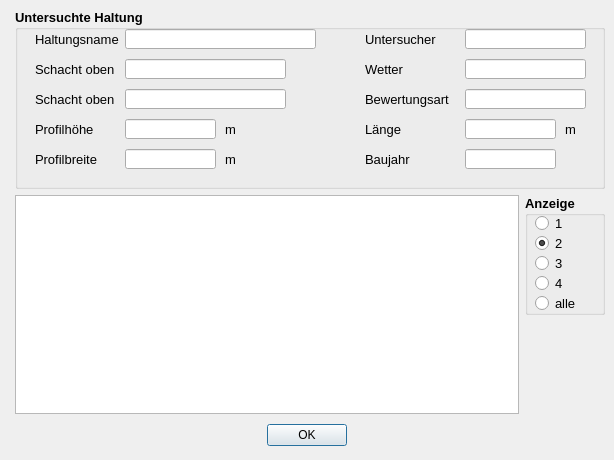
<?xml version="1.0" encoding="UTF-8"?>
<ui version="4.0">
 <class>DemoDialog</class>
 <widget class="QDialog" name="DemoDialog">
  <property name="geometry">
   <rect>
    <x>0</x>
    <y>0</y>
    <width>614</width>
    <height>460</height>
   </rect>
  </property>
  <property name="windowTitle">
   <string>Inspektionsdaten zur untersuchten Haltung</string>
  </property>
  <layout class="QGridLayout">
   <property name="leftMargin">
    <number>9</number>
   </property>
   <property name="topMargin">
    <number>9</number>
   </property>
   <property name="rightMargin">
    <number>9</number>
   </property>
   <property name="bottomMargin">
    <number>9</number>
   </property>
   <property name="spacing">
    <number>6</number>
   </property>
   <item row="2" column="2">
    <spacer>
     <property name="orientation">
      <enum>Qt::Vertical</enum>
     </property>
     <property name="sizeHint" stdset="0">
      <size>
       <width>20</width>
       <height>40</height>
      </size>
     </property>
    </spacer>
   </item>
   <item row="1" column="1" rowspan="2">
    <widget class="QTableWidget" name="tw_schadenstabelle"/>
   </item>
   <item row="1" column="2">
    <widget class="QGroupBox" name="groupBox">
     <property name="sizePolicy">
      <sizepolicy hsizetype="Minimum" vsizetype="Minimum">
       <horstretch>0</horstretch>
       <verstretch>0</verstretch>
      </sizepolicy>
     </property>
     <property name="minimumSize">
      <size>
       <width>0</width>
       <height>120</height>
      </size>
     </property>
     <property name="font">
      <font>
       <pointsize>10</pointsize>
       <weight>75</weight>
       <bold>true</bold>
      </font>
     </property>
     <property name="toolTip">
      <string>&lt;html&gt;&lt;head/&gt;&lt;body&gt;&lt;p&gt;Anzahl der angezeigten Inspektionen&lt;/p&gt;&lt;/body&gt;&lt;/html&gt;</string>
     </property>
     <property name="statusTip">
      <string>Anzahl der angezeigten Inspektionen</string>
     </property>
     <property name="title">
      <string>Anzeige</string>
     </property>
     <widget class="QRadioButton" name="rb_show_1">
      <property name="geometry">
       <rect>
        <x>10</x>
        <y>20</y>
        <width>41</width>
        <height>17</height>
       </rect>
      </property>
      <property name="font">
       <font>
        <pointsize>10</pointsize>
        <weight>50</weight>
        <bold>false</bold>
       </font>
      </property>
      <property name="toolTip">
       <string>&lt;html&gt;&lt;head/&gt;&lt;body&gt;&lt;p&gt;Nur die aktuellste Inspektion anzeigen&lt;/p&gt;&lt;/body&gt;&lt;/html&gt;</string>
      </property>
      <property name="statusTip">
       <string>Nur die aktuellste Inspektion anzeigen</string>
      </property>
      <property name="text">
       <string>1</string>
      </property>
     </widget>
     <widget class="QRadioButton" name="rb_show_2">
      <property name="geometry">
       <rect>
        <x>10</x>
        <y>40</y>
        <width>41</width>
        <height>17</height>
       </rect>
      </property>
      <property name="font">
       <font>
        <pointsize>10</pointsize>
        <weight>50</weight>
        <bold>false</bold>
       </font>
      </property>
      <property name="toolTip">
       <string>&lt;html&gt;&lt;head/&gt;&lt;body&gt;&lt;p&gt;Die letzten 2 Inspektion anzeigen&lt;/p&gt;&lt;/body&gt;&lt;/html&gt;</string>
      </property>
      <property name="statusTip">
       <string>Die letzten 2 Inspektion anzeigen</string>
      </property>
      <property name="text">
       <string>2</string>
      </property>
      <property name="checked">
       <bool>true</bool>
      </property>
     </widget>
     <widget class="QRadioButton" name="rb_show_3">
      <property name="geometry">
       <rect>
        <x>10</x>
        <y>60</y>
        <width>41</width>
        <height>17</height>
       </rect>
      </property>
      <property name="font">
       <font>
        <pointsize>10</pointsize>
        <weight>50</weight>
        <bold>false</bold>
       </font>
      </property>
      <property name="toolTip">
       <string>&lt;html&gt;&lt;head/&gt;&lt;body&gt;&lt;p&gt;Die letzten 3 Inspektion anzeigen&lt;/p&gt;&lt;/body&gt;&lt;/html&gt;</string>
      </property>
      <property name="statusTip">
       <string>Die letzten 3 Inspektion anzeigen</string>
      </property>
      <property name="text">
       <string>3</string>
      </property>
     </widget>
     <widget class="QRadioButton" name="rb_show_4">
      <property name="geometry">
       <rect>
        <x>10</x>
        <y>80</y>
        <width>41</width>
        <height>17</height>
       </rect>
      </property>
      <property name="font">
       <font>
        <pointsize>10</pointsize>
        <weight>50</weight>
        <bold>false</bold>
       </font>
      </property>
      <property name="toolTip">
       <string>&lt;html&gt;&lt;head/&gt;&lt;body&gt;&lt;p&gt;Die letzten 4 Inspektion anzeigen&lt;/p&gt;&lt;/body&gt;&lt;/html&gt;</string>
      </property>
      <property name="statusTip">
       <string>Die letzten 4 Inspektion anzeigen</string>
      </property>
      <property name="text">
       <string>4</string>
      </property>
     </widget>
     <widget class="QRadioButton" name="rb_show_all">
      <property name="geometry">
       <rect>
        <x>10</x>
        <y>100</y>
        <width>41</width>
        <height>17</height>
       </rect>
      </property>
      <property name="font">
       <font>
        <pointsize>10</pointsize>
        <weight>50</weight>
        <bold>false</bold>
       </font>
      </property>
      <property name="toolTip">
       <string>&lt;html&gt;&lt;head/&gt;&lt;body&gt;&lt;p&gt;Alle Inspektion anzeigen&lt;/p&gt;&lt;/body&gt;&lt;/html&gt;</string>
      </property>
      <property name="statusTip">
       <string>Alle Inspektion anzeigen</string>
      </property>
      <property name="text">
       <string>alle</string>
      </property>
     </widget>
    </widget>
   </item>
   <item row="4" column="0" colspan="3">
    <layout class="QHBoxLayout">
     <property name="spacing">
      <number>6</number>
     </property>
     <property name="leftMargin">
      <number>0</number>
     </property>
     <property name="topMargin">
      <number>0</number>
     </property>
     <property name="rightMargin">
      <number>0</number>
     </property>
     <property name="bottomMargin">
      <number>0</number>
     </property>
     <item>
      <spacer>
       <property name="orientation">
        <enum>Qt::Horizontal</enum>
       </property>
       <property name="sizeHint" stdset="0">
        <size>
         <width>131</width>
         <height>31</height>
        </size>
       </property>
      </spacer>
     </item>
     <item>
      <widget class="QPushButton" name="okButton">
       <property name="text">
        <string>OK</string>
       </property>
      </widget>
     </item>
     <item>
      <spacer name="horizontalSpacer">
       <property name="orientation">
        <enum>Qt::Horizontal</enum>
       </property>
       <property name="sizeHint" stdset="0">
        <size>
         <width>40</width>
         <height>20</height>
        </size>
       </property>
      </spacer>
     </item>
    </layout>
   </item>
   <item row="0" column="1" colspan="2">
    <widget class="QGroupBox" name="groupBox_2">
     <property name="minimumSize">
      <size>
       <width>590</width>
       <height>180</height>
      </size>
     </property>
     <property name="font">
      <font>
       <family>Tahoma</family>
       <pointsize>10</pointsize>
       <weight>75</weight>
       <bold>true</bold>
      </font>
     </property>
     <property name="title">
      <string>Untersuchte Haltung</string>
     </property>
     <widget class="QLineEdit" name="haltnam">
      <property name="geometry">
       <rect>
        <x>110</x>
        <y>20</y>
        <width>191</width>
        <height>20</height>
       </rect>
      </property>
      <property name="font">
       <font>
        <family>Tahoma</family>
        <pointsize>10</pointsize>
        <weight>75</weight>
        <bold>true</bold>
       </font>
      </property>
      <property name="toolTip">
       <string>&lt;html&gt;&lt;head/&gt;&lt;body&gt;&lt;p&gt;Eindeutiger Haltungsname&lt;/p&gt;&lt;/body&gt;&lt;/html&gt;</string>
      </property>
      <property name="statusTip">
       <string>Eindeutiger Haltungsname</string>
      </property>
     </widget>
     <widget class="QLabel" name="label">
      <property name="geometry">
       <rect>
        <x>20</x>
        <y>20</y>
        <width>131</width>
        <height>21</height>
       </rect>
      </property>
      <property name="font">
       <font>
        <family>Tahoma</family>
        <pointsize>10</pointsize>
        <weight>50</weight>
        <bold>false</bold>
       </font>
      </property>
      <property name="text">
       <string>Haltungsname</string>
      </property>
     </widget>
     <widget class="QLabel" name="label_3">
      <property name="geometry">
       <rect>
        <x>20</x>
        <y>50</y>
        <width>91</width>
        <height>21</height>
       </rect>
      </property>
      <property name="font">
       <font>
        <family>Tahoma</family>
        <pointsize>10</pointsize>
        <weight>50</weight>
        <bold>false</bold>
       </font>
      </property>
      <property name="text">
       <string>Schacht oben</string>
      </property>
     </widget>
     <widget class="QLineEdit" name="schoben">
      <property name="geometry">
       <rect>
        <x>110</x>
        <y>50</y>
        <width>161</width>
        <height>20</height>
       </rect>
      </property>
      <property name="font">
       <font>
        <family>Tahoma</family>
        <pointsize>10</pointsize>
        <weight>75</weight>
        <bold>true</bold>
       </font>
      </property>
      <property name="toolTip">
       <string>&lt;html&gt;&lt;head/&gt;&lt;body&gt;&lt;p&gt;Name des oberen Schachts&lt;/p&gt;&lt;/body&gt;&lt;/html&gt;</string>
      </property>
      <property name="statusTip">
       <string>Name des oberen Schachts</string>
      </property>
     </widget>
     <widget class="QLineEdit" name="schunten">
      <property name="geometry">
       <rect>
        <x>110</x>
        <y>80</y>
        <width>161</width>
        <height>20</height>
       </rect>
      </property>
      <property name="font">
       <font>
        <family>Tahoma</family>
        <pointsize>10</pointsize>
        <weight>75</weight>
        <bold>true</bold>
       </font>
      </property>
      <property name="toolTip">
       <string>&lt;html&gt;&lt;head/&gt;&lt;body&gt;&lt;p&gt;Name des oberen Schachts&lt;/p&gt;&lt;/body&gt;&lt;/html&gt;</string>
      </property>
      <property name="statusTip">
       <string>Name des oberen Schachts</string>
      </property>
     </widget>
     <widget class="QLabel" name="label_4">
      <property name="geometry">
       <rect>
        <x>20</x>
        <y>80</y>
        <width>91</width>
        <height>21</height>
       </rect>
      </property>
      <property name="font">
       <font>
        <family>Tahoma</family>
        <pointsize>10</pointsize>
        <weight>50</weight>
        <bold>false</bold>
       </font>
      </property>
      <property name="text">
       <string>Schacht oben</string>
      </property>
     </widget>
     <widget class="QLineEdit" name="hoehe">
      <property name="geometry">
       <rect>
        <x>110</x>
        <y>110</y>
        <width>91</width>
        <height>20</height>
       </rect>
      </property>
      <property name="font">
       <font>
        <family>Tahoma</family>
        <pointsize>10</pointsize>
        <weight>50</weight>
        <bold>false</bold>
       </font>
      </property>
      <property name="toolTip">
       <string>&lt;html&gt;&lt;head/&gt;&lt;body&gt;&lt;p&gt;Bedeutung hängt vom Profiltyp ab&lt;/p&gt;&lt;/body&gt;&lt;/html&gt;</string>
      </property>
      <property name="statusTip">
       <string>Bedeutung hängt vom Profiltyp ab</string>
      </property>
     </widget>
     <widget class="QLineEdit" name="breite">
      <property name="geometry">
       <rect>
        <x>110</x>
        <y>140</y>
        <width>91</width>
        <height>20</height>
       </rect>
      </property>
      <property name="font">
       <font>
        <family>Tahoma</family>
        <pointsize>10</pointsize>
        <weight>50</weight>
        <bold>false</bold>
       </font>
      </property>
      <property name="toolTip">
       <string>&lt;html&gt;&lt;head/&gt;&lt;body&gt;&lt;p&gt;Bedeutung hängt vom Profiltyp ab&lt;/p&gt;&lt;/body&gt;&lt;/html&gt;</string>
      </property>
      <property name="statusTip">
       <string>Bedeutung hängt vom Profiltyp ab</string>
      </property>
     </widget>
     <widget class="QLabel" name="label_7">
      <property name="geometry">
       <rect>
        <x>20</x>
        <y>140</y>
        <width>81</width>
        <height>21</height>
       </rect>
      </property>
      <property name="font">
       <font>
        <family>Tahoma</family>
        <pointsize>10</pointsize>
        <weight>50</weight>
        <bold>false</bold>
       </font>
      </property>
      <property name="text">
       <string>Profilbreite</string>
      </property>
     </widget>
     <widget class="QLabel" name="label_21">
      <property name="geometry">
       <rect>
        <x>550</x>
        <y>110</y>
        <width>31</width>
        <height>21</height>
       </rect>
      </property>
      <property name="font">
       <font>
        <family>Tahoma</family>
        <pointsize>10</pointsize>
        <weight>50</weight>
        <bold>false</bold>
       </font>
      </property>
      <property name="text">
       <string>m </string>
      </property>
     </widget>
     <widget class="QLabel" name="label_17">
      <property name="geometry">
       <rect>
        <x>350</x>
        <y>110</y>
        <width>71</width>
        <height>21</height>
       </rect>
      </property>
      <property name="font">
       <font>
        <family>Tahoma</family>
        <pointsize>10</pointsize>
        <weight>50</weight>
        <bold>false</bold>
       </font>
      </property>
      <property name="text">
       <string>Länge</string>
      </property>
     </widget>
     <widget class="QLabel" name="label_6">
      <property name="geometry">
       <rect>
        <x>20</x>
        <y>110</y>
        <width>71</width>
        <height>21</height>
       </rect>
      </property>
      <property name="font">
       <font>
        <family>Tahoma</family>
        <pointsize>10</pointsize>
        <weight>50</weight>
        <bold>false</bold>
       </font>
      </property>
      <property name="text">
       <string>Profilhöhe</string>
      </property>
     </widget>
     <widget class="QLabel" name="label_16">
      <property name="geometry">
       <rect>
        <x>210</x>
        <y>110</y>
        <width>31</width>
        <height>21</height>
       </rect>
      </property>
      <property name="font">
       <font>
        <family>Tahoma</family>
        <pointsize>10</pointsize>
        <weight>50</weight>
        <bold>false</bold>
       </font>
      </property>
      <property name="text">
       <string>m </string>
      </property>
     </widget>
     <widget class="QLabel" name="label_60">
      <property name="geometry">
       <rect>
        <x>350</x>
        <y>140</y>
        <width>71</width>
        <height>21</height>
       </rect>
      </property>
      <property name="font">
       <font>
        <family>Tahoma</family>
        <pointsize>10</pointsize>
        <weight>50</weight>
        <bold>false</bold>
       </font>
      </property>
      <property name="text">
       <string>Baujahr</string>
      </property>
     </widget>
     <widget class="QLineEdit" name="laenge">
      <property name="geometry">
       <rect>
        <x>450</x>
        <y>110</y>
        <width>91</width>
        <height>20</height>
       </rect>
      </property>
      <property name="font">
       <font>
        <family>Tahoma</family>
        <pointsize>10</pointsize>
        <weight>50</weight>
        <bold>false</bold>
       </font>
      </property>
      <property name="toolTip">
       <string>&lt;html&gt;&lt;head/&gt;&lt;body&gt;&lt;p&gt;&lt;span style=&quot; font-size:10pt;&quot;&gt;vorgegebene Haltungslänge, falls diese nicht automatisch berechnet werden soll&lt;/span&gt;&lt;/p&gt;&lt;/body&gt;&lt;/html&gt;</string>
      </property>
      <property name="statusTip">
       <string>vorgegebene Haltungslänge, falls diese nicht automatisch berechnet werden soll</string>
      </property>
     </widget>
     <widget class="QLabel" name="label_20">
      <property name="geometry">
       <rect>
        <x>210</x>
        <y>140</y>
        <width>31</width>
        <height>21</height>
       </rect>
      </property>
      <property name="font">
       <font>
        <family>Tahoma</family>
        <pointsize>10</pointsize>
        <weight>50</weight>
        <bold>false</bold>
       </font>
      </property>
      <property name="text">
       <string>m </string>
      </property>
     </widget>
     <widget class="QLineEdit" name="baujahr">
      <property name="geometry">
       <rect>
        <x>450</x>
        <y>140</y>
        <width>91</width>
        <height>20</height>
       </rect>
      </property>
      <property name="font">
       <font>
        <family>Tahoma</family>
        <pointsize>10</pointsize>
        <weight>50</weight>
        <bold>false</bold>
       </font>
      </property>
      <property name="toolTip">
       <string>&lt;html&gt;&lt;head/&gt;&lt;body&gt;&lt;p&gt;&lt;span style=&quot; font-size:10pt;&quot;&gt;vorgegebene Haltungslänge, falls diese nicht automatisch berechnet werden soll&lt;/span&gt;&lt;/p&gt;&lt;/body&gt;&lt;/html&gt;</string>
      </property>
      <property name="statusTip">
       <string>vorgegebene Haltungslänge, falls diese nicht automatisch berechnet werden soll</string>
      </property>
     </widget>
     <widget class="QLabel" name="label_62">
      <property name="geometry">
       <rect>
        <x>350</x>
        <y>20</y>
        <width>101</width>
        <height>21</height>
       </rect>
      </property>
      <property name="font">
       <font>
        <family>Tahoma</family>
        <pointsize>10</pointsize>
        <weight>50</weight>
        <bold>false</bold>
       </font>
      </property>
      <property name="text">
       <string>Untersucher</string>
      </property>
     </widget>
     <widget class="QLabel" name="label_63">
      <property name="geometry">
       <rect>
        <x>350</x>
        <y>50</y>
        <width>101</width>
        <height>21</height>
       </rect>
      </property>
      <property name="font">
       <font>
        <family>Tahoma</family>
        <pointsize>10</pointsize>
        <weight>50</weight>
        <bold>false</bold>
       </font>
      </property>
      <property name="text">
       <string>Wetter</string>
      </property>
     </widget>
     <widget class="QLineEdit" name="bewertungsart">
      <property name="geometry">
       <rect>
        <x>450</x>
        <y>80</y>
        <width>121</width>
        <height>20</height>
       </rect>
      </property>
      <property name="font">
       <font>
        <family>Tahoma</family>
        <pointsize>10</pointsize>
        <weight>75</weight>
        <bold>true</bold>
       </font>
      </property>
      <property name="toolTip">
       <string>&lt;html&gt;&lt;head/&gt;&lt;body&gt;&lt;p&gt;Name des verwndeten Bewertungsmodells (z.B. DWA-M 149-3)&lt;/p&gt;&lt;/body&gt;&lt;/html&gt;</string>
      </property>
      <property name="statusTip">
       <string>Name des verwndeten Bewertungsmodells (z.B. DWA-M 149-3)</string>
      </property>
     </widget>
     <widget class="QLineEdit" name="wetter">
      <property name="geometry">
       <rect>
        <x>450</x>
        <y>50</y>
        <width>121</width>
        <height>20</height>
       </rect>
      </property>
      <property name="font">
       <font>
        <family>Tahoma</family>
        <pointsize>10</pointsize>
        <weight>75</weight>
        <bold>true</bold>
       </font>
      </property>
      <property name="toolTip">
       <string>&lt;html&gt;&lt;head/&gt;&lt;body&gt;&lt;p&gt;kurzer Kommentar zum Wetter am Untersuchungstag&lt;/p&gt;&lt;/body&gt;&lt;/html&gt;</string>
      </property>
      <property name="statusTip">
       <string>kurzer Kommentar zum Wetter am Untersuchungstag</string>
      </property>
     </widget>
     <widget class="QLabel" name="label_64">
      <property name="geometry">
       <rect>
        <x>350</x>
        <y>80</y>
        <width>101</width>
        <height>21</height>
       </rect>
      </property>
      <property name="font">
       <font>
        <family>Tahoma</family>
        <pointsize>10</pointsize>
        <weight>50</weight>
        <bold>false</bold>
       </font>
      </property>
      <property name="text">
       <string>Bewertungsart</string>
      </property>
     </widget>
     <widget class="QLineEdit" name="untersucher">
      <property name="geometry">
       <rect>
        <x>450</x>
        <y>20</y>
        <width>121</width>
        <height>20</height>
       </rect>
      </property>
      <property name="font">
       <font>
        <family>Tahoma</family>
        <pointsize>10</pointsize>
        <weight>75</weight>
        <bold>true</bold>
       </font>
      </property>
      <property name="toolTip">
       <string>&lt;html&gt;&lt;head/&gt;&lt;body&gt;&lt;p&gt;Name bzw. Kürzel des Untersuchers&lt;/p&gt;&lt;/body&gt;&lt;/html&gt;</string>
      </property>
      <property name="statusTip">
       <string>Name bzw. Kürzel des Untersuchers</string>
      </property>
     </widget>
    </widget>
   </item>
  </layout>
 </widget>
 <resources/>
 <connections>
  <connection>
   <sender>okButton</sender>
   <signal>clicked()</signal>
   <receiver>DemoDialog</receiver>
   <slot>accept()</slot>
   <hints>
    <hint type="sourcelabel">
     <x>369</x>
     <y>256</y>
    </hint>
    <hint type="destinationlabel">
     <x>96</x>
     <y>254</y>
    </hint>
   </hints>
  </connection>
 </connections>
</ui>
